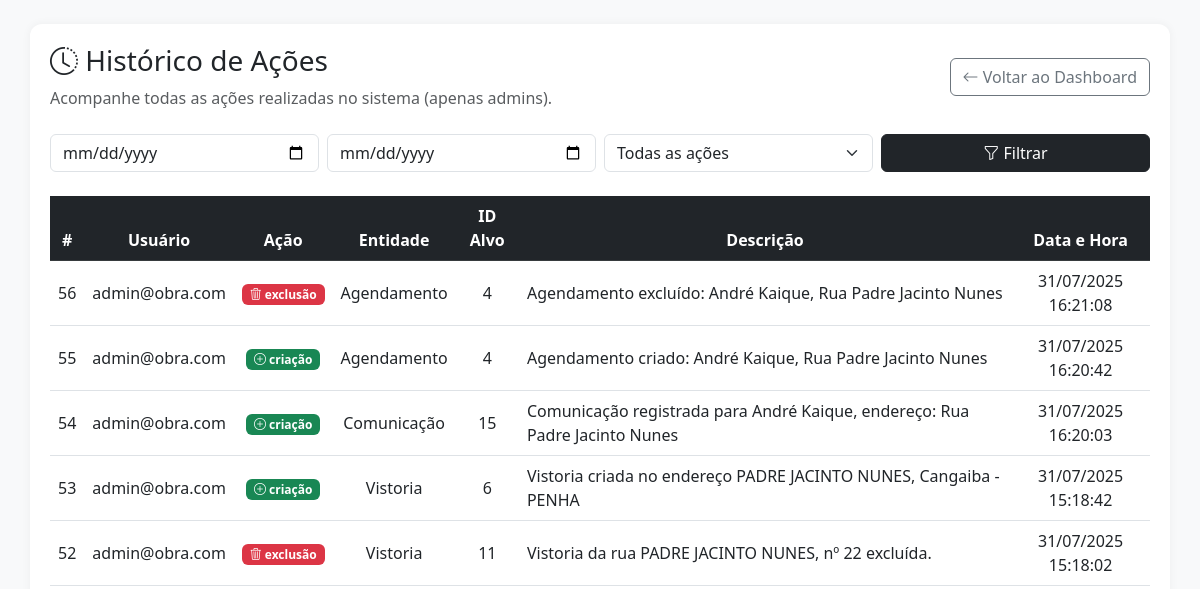
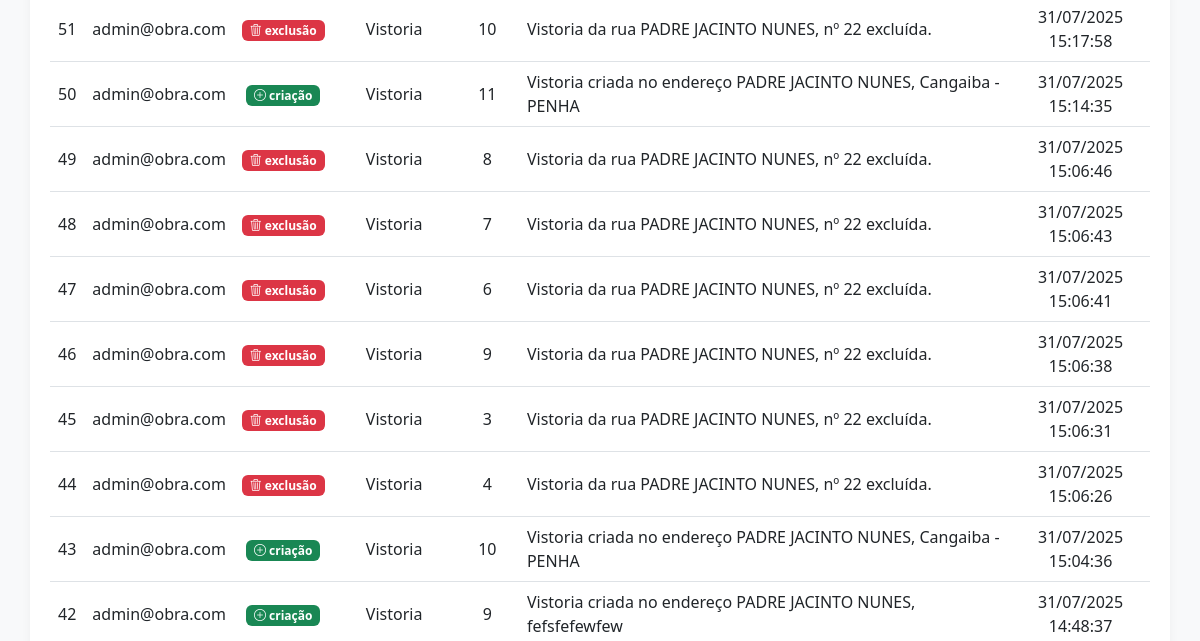
Before: /historico (signed in, upper part) with the older database file (2 pictures, top to bottom).
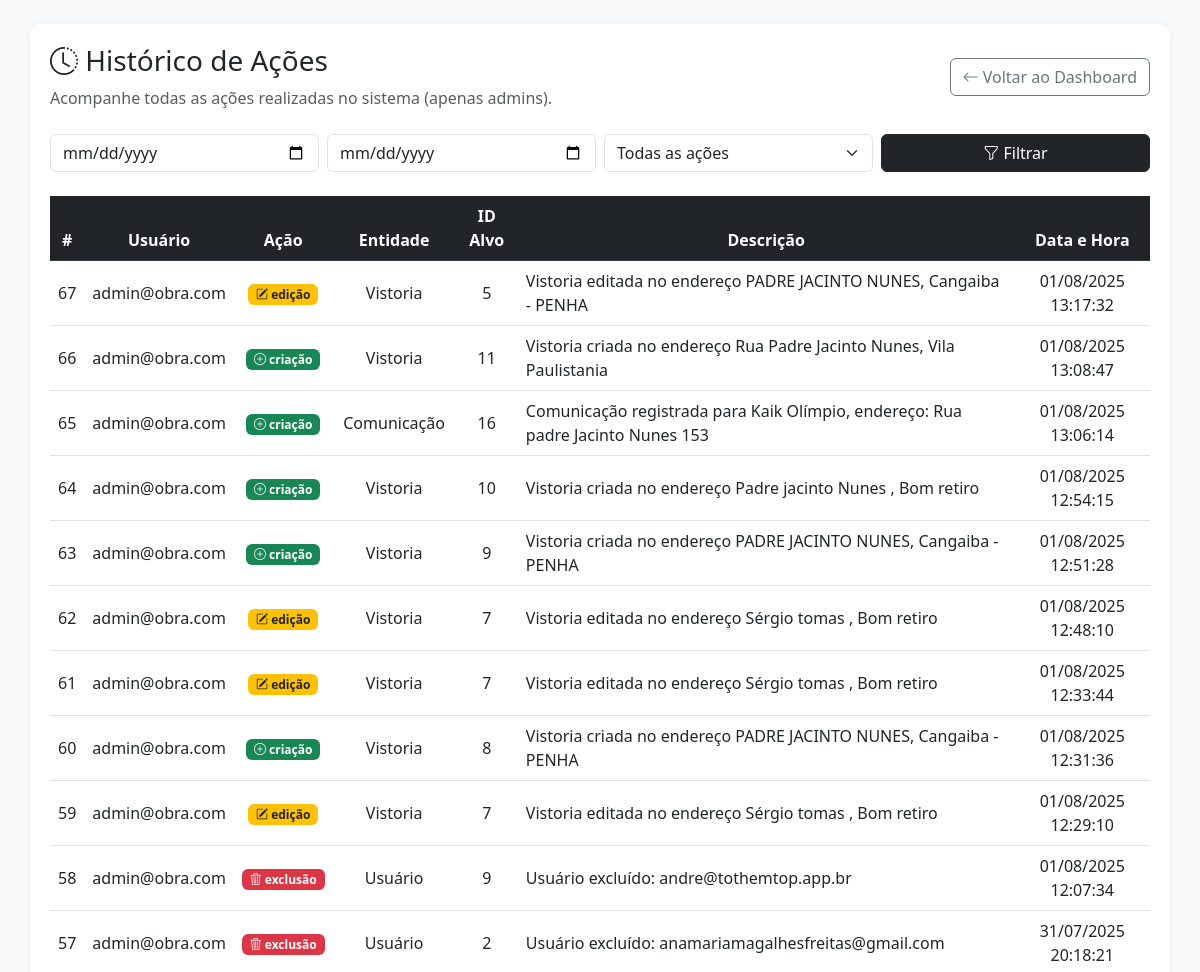
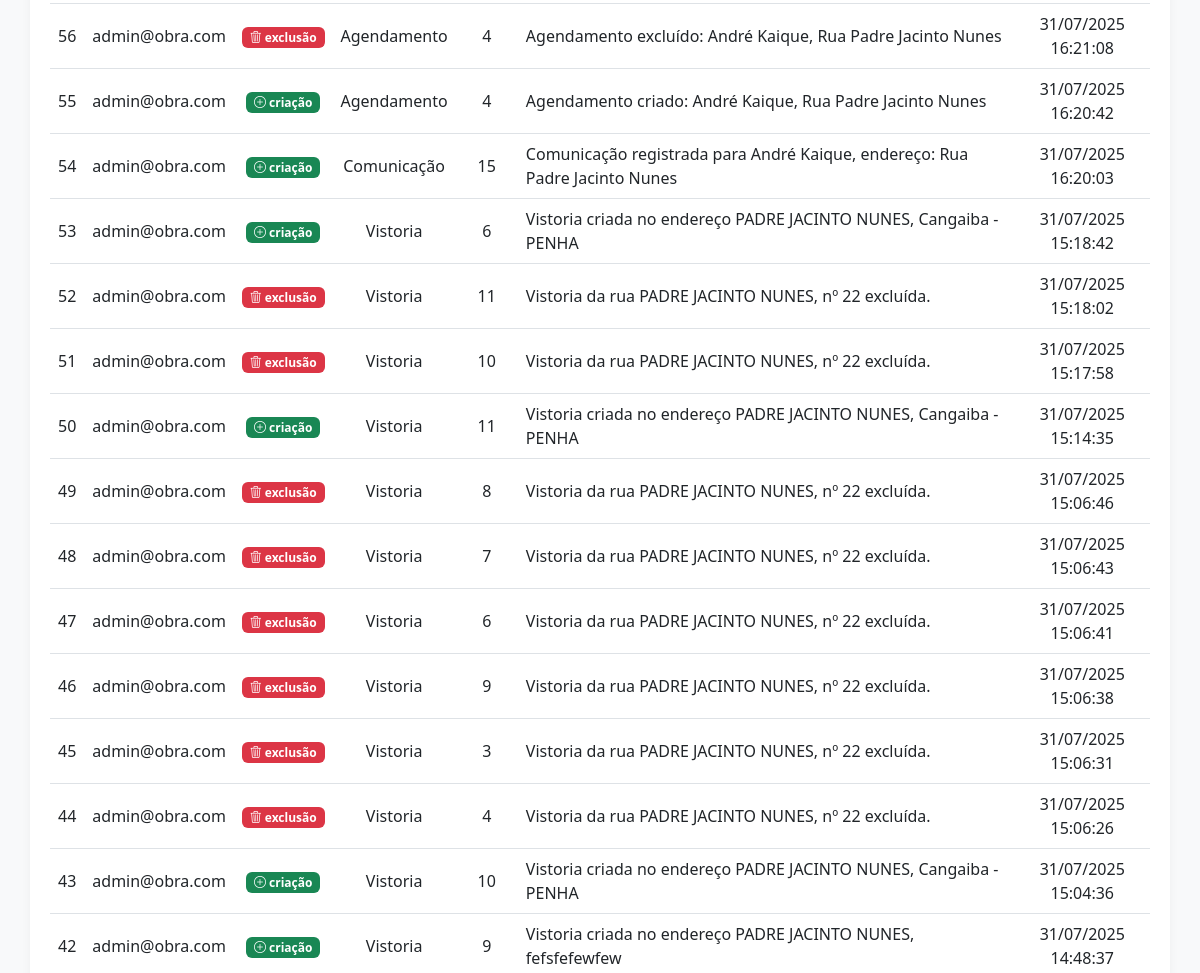
After: the same page with the newer database file (2 pictures, top to bottom).
### models.py (models this page shows)
class HistoricoAcao(db.Model):
    id = db.Column(db.Integer, primary_key=True)
    usuario_id = db.Column(db.Integer, db.ForeignKey('user.id'), nullable=False)
    tipo_acao = db.Column(db.String(20))
    entidade = db.Column(db.String(50))
    entidade_id = db.Column(db.Integer)
    data_hora = db.Column(db.DateTime, default=datetime.utcnow)
    observacao = db.Column(db.Text)
    usuario = db.relationship("User", backref="historicos")

class User(db.Model):
    id = db.Column(db.Integer, primary_key=True)
    email = db.Column(db.String(120), unique=True, nullable=False)
    password = db.Column(db.String(120), nullable=False)
    cargo = db.Column(db.String(50), default="usuario")
    obra_id = db.Column(db.Integer, db.ForeignKey('obra.id'))
    obra = db.relationship('Obra', backref='usuarios')

### app.py (the view)
@app.route("/historico")
def historico():
    if session.get("cargo") != "admin":
        return redirect(url_for("dashboard"))
    tipo_acao = request.args.get("tipo")
    data_inicio = request.args.get("inicio")
    data_fim = request.args.get("fim")
    query = HistoricoAcao.query
    if tipo_acao:
        query = query.filter_by(tipo_acao=tipo_acao)
    if data_inicio:
        inicio = datetime.strptime(data_inicio, "%Y-%m-%d")
        query = query.filter(HistoricoAcao.data_hora >= inicio)
    if data_fim:
        fim = datetime.strptime(data_fim, "%Y-%m-%d")
        fim = fim.replace(hour=23, minute=59, second=59)
        query = query.filter(HistoricoAcao.data_hora <= fim)
    acoes = query.order_by(HistoricoAcao.data_hora.desc()).all()
    return render_template("historico.html", acoes=acoes)

### templates/historico.html (shortened to what this page needs)
<!DOCTYPE html>
<html lang="pt-BR">
<head>
  <link href="https://cdn.jsdelivr.net/npm/bootstrap@5.3.0/dist/css/bootstrap.min.css" rel="stylesheet">
  <link href="https://cdn.jsdelivr.net/npm/bootstrap-icons@1.10.5/font/bootstrap-icons.css" rel="stylesheet">
</head>
<body class="bg-light p-3 p-md-4">
  <div class="container container-box">
    <header class="d-flex flex-column flex-md-row justify-content-between align-items-start align-items-md-center mb-4">
      <div>
        <h3><i class="bi bi-clock-history"></i> Histórico de Ações</h3>
        <p class="text-muted mb-0">Acompanhe todas as ações realizadas no sistema (apenas admins).</p>
      </div>
      <a href="/dashboard" class="btn btn-outline-secondary">
        <i class="bi bi-arrow-left"></i> Voltar ao Dashboard
      </a>
    </header>
<form class="row g-2 mb-4" method="get">
  <div class="col-md-3">
    <input type="date" name="inicio" class="form-control" value="{{ request.args.inicio }}">
  </div>
  <div class="col-md-3">
    <input type="date" name="fim" class="form-control" value="{{ request.args.fim }}">
  </div>
  <div class="col-md-3">
    <select name="tipo" class="form-select">
      <option value="">Todas as ações</option>
    </select>
  </div>
  <div class="col-md-3 d-grid">
    <button class="btn btn-dark" type="submit"><i class="bi bi-funnel"></i> Filtrar</button>
  </div>
</form>
    <div class="table-responsive">
      <table class="table table-hover align-middle">
        <thead class="table-dark text-center">
          <tr>
            <th>#</th>
            <th>Usuário</th>
            <th>Ação</th>
            <th>Entidade</th>
            <th>ID Alvo</th>
            <th>Descrição</th>
            <th>Data e Hora</th>
          </tr>
        </thead>
        <tbody class="text-center">
          {% for acao in acoes %}
          <tr>
            <td>{{ acao.id }}</td>
            <td>{{ acao.usuario.email }}</td>
            <td>
              {% if acao.tipo_acao == "criação" %}
                <span class="badge bg-success"><i class="bi bi-plus-circle"></i> {{ acao.tipo_acao }}</span>
              {% elif acao.tipo_acao == "edição" %}
                <span class="badge bg-warning text-dark"><i class="bi bi-pencil-square"></i> {{ acao.tipo_acao }}</span>
              {% elif acao.tipo_acao == "exclusão" %}
                <span class="badge bg-danger"><i class="bi bi-trash3"></i> {{ acao.tipo_acao }}</span>
              {% else %}
                {{ acao.tipo_acao }}
              {% endif %}
            </td>
            <td>{{ acao.entidade }}</td>
            <td>{{ acao.entidade_id }}</td>
            <td class="text-start">{{ acao.observacao }}</td>
            <td>{{ acao.data_hora.strftime('%d/%m/%Y %H:%M:%S') }}</td>
          </tr>
          {% endfor %}
        </tbody>
      </table>
    </div>
  </div>
</body>
</html>

Changed rows visible on the page:
added HistoricoAcao: id "67", usuario.email "admin@obra.com", tipo_acao "edição", entidade "Vistoria", entidade_id "5", observacao "Vistoria editada no endereço PADRE JACINTO NUNES, Cangaiba - PENHA", data_hora "01/08/2025 13:17:32"
added HistoricoAcao: id "66", usuario.email "admin@obra.com", tipo_acao "criação", entidade "Vistoria", entidade_id "11", observacao "Vistoria criada no endereço Rua Padre Jacinto Nunes, Vila Paulistania", data_hora "01/08/2025 13:08:47"
added HistoricoAcao: id "65", usuario.email "admin@obra.com", tipo_acao "criação", entidade "Comunicação", entidade_id "16", observacao "Comunicação registrada para Kaik Olímpio, endereço: Rua padre Jacinto Nunes 153", data_hora "01/08/2025 13:06:14"
added HistoricoAcao: id "64", usuario.email "admin@obra.com", tipo_acao "criação", entidade "Vistoria", entidade_id "10", observacao "Vistoria criada no endereço Padre jacinto Nunes , Bom retiro", data_hora "01/08/2025 12:54:15"
added HistoricoAcao: id "63", usuario.email "admin@obra.com", tipo_acao "criação", entidade "Vistoria", entidade_id "9", observacao "Vistoria criada no endereço PADRE JACINTO NUNES, Cangaiba - PENHA", data_hora "01/08/2025 12:51:28"
added HistoricoAcao: id "62", usuario.email "admin@obra.com", tipo_acao "edição", entidade "Vistoria", entidade_id "7", observacao "Vistoria editada no endereço Sérgio tomas , Bom retiro", data_hora "01/08/2025 12:48:10"
added HistoricoAcao: id "61", usuario.email "admin@obra.com", tipo_acao "edição", entidade "Vistoria", entidade_id "7", observacao "Vistoria editada no endereço Sérgio tomas , Bom retiro", data_hora "01/08/2025 12:33:44"
added HistoricoAcao: id "60", usuario.email "admin@obra.com", tipo_acao "criação", entidade "Vistoria", entidade_id "8", observacao "Vistoria criada no endereço PADRE JACINTO NUNES, Cangaiba - PENHA", data_hora "01/08/2025 12:31:36"
added HistoricoAcao: id "59", usuario.email "admin@obra.com", tipo_acao "edição", entidade "Vistoria", entidade_id "7", observacao "Vistoria editada no endereço Sérgio tomas , Bom retiro", data_hora "01/08/2025 12:29:10"
added HistoricoAcao: id "58", usuario.email "admin@obra.com", tipo_acao "exclusão", entidade "Usuário", entidade_id "9", observacao "Usuário excluído: andre@tothemtop.app.br", data_hora "01/08/2025 12:07:34"
added HistoricoAcao: id "57", usuario.email "admin@obra.com", tipo_acao "exclusão", entidade "Usuário", entidade_id "2", observacao "Usuário excluído: anamariamagalhesfreitas@gmail.com", data_hora "31/07/2025 20:18:21"
